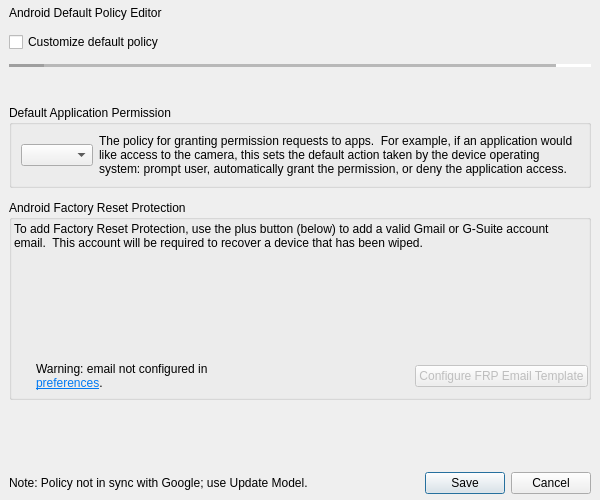
<?xml version="1.0" encoding="UTF-8"?>
<ui version="4.0">
 <class>AndroidDefaultPolicyEditorDlg</class>
 <widget class="QDialog" name="AndroidDefaultPolicyEditorDlg">
  <property name="windowModality">
   <enum>Qt::NonModal</enum>
  </property>
  <property name="geometry">
   <rect>
    <x>0</x>
    <y>0</y>
    <width>600</width>
    <height>500</height>
   </rect>
  </property>
  <property name="minimumSize">
   <size>
    <width>600</width>
    <height>300</height>
   </size>
  </property>
  <property name="windowTitle">
   <string>Android Default Policy Editor</string>
  </property>
  <layout class="QVBoxLayout" name="verticalLayout_2">
   <property name="spacing">
    <number>12</number>
   </property>
   <property name="leftMargin">
    <number>9</number>
   </property>
   <property name="topMargin">
    <number>6</number>
   </property>
   <property name="rightMargin">
    <number>9</number>
   </property>
   <property name="bottomMargin">
    <number>6</number>
   </property>
   <item>
    <widget class="QLabel" name="lSection_title_dialog">
     <property name="text">
      <string>Android Default Policy Editor</string>
     </property>
    </widget>
   </item>
   <item>
    <layout class="QHBoxLayout" name="horizontalLayout">
     <item>
      <widget class="QCheckBox" name="frm_chkbox_customizeDefaults">
       <property name="text">
        <string>Customize default policy</string>
       </property>
      </widget>
     </item>
     <item>
      <spacer name="horizontalSpacer">
       <property name="orientation">
        <enum>Qt::Horizontal</enum>
       </property>
       <property name="sizeHint" stdset="0">
        <size>
         <width>40</width>
         <height>20</height>
        </size>
       </property>
      </spacer>
     </item>
    </layout>
   </item>
   <item>
    <widget class="Line" name="line">
     <property name="lineWidth">
      <number>35</number>
     </property>
     <property name="midLineWidth">
      <number>7</number>
     </property>
     <property name="orientation">
      <enum>Qt::Horizontal</enum>
     </property>
    </widget>
   </item>
   <item>
    <widget class="QLabel" name="lTip_lbl_chkbox_customizeDefaults">
     <property name="text">
      <string/>
     </property>
     <property name="wordWrap">
      <bool>true</bool>
     </property>
     <property name="buddy">
      <cstring>frm_chkbox_customizeDefaults</cstring>
     </property>
    </widget>
   </item>
   <item>
    <widget class="QGroupBox" name="groupBox">
     <property name="sizePolicy">
      <sizepolicy hsizetype="Expanding" vsizetype="Preferred">
       <horstretch>0</horstretch>
       <verstretch>0</verstretch>
      </sizepolicy>
     </property>
     <property name="title">
      <string>Default Application Permission</string>
     </property>
     <layout class="QHBoxLayout" name="horizontalLayout_3">
      <item>
       <widget class="QComboBox" name="frm_defaultPermissionPolicy"/>
      </item>
      <item>
       <widget class="QLabel" name="lTip_desc_defaultPermissionPolicy">
        <property name="sizePolicy">
         <sizepolicy hsizetype="Expanding" vsizetype="Fixed">
          <horstretch>0</horstretch>
          <verstretch>0</verstretch>
         </sizepolicy>
        </property>
        <property name="text">
         <string>The policy for granting permission requests to apps.  For example, if an application would like access to the camera, this sets the default action taken by the device operating system: prompt user, automatically grant the permission, or deny the application access.</string>
        </property>
        <property name="textFormat">
         <enum>Qt::PlainText</enum>
        </property>
        <property name="alignment">
         <set>Qt::AlignLeading|Qt::AlignLeft|Qt::AlignTop</set>
        </property>
        <property name="wordWrap">
         <bool>true</bool>
        </property>
        <property name="textInteractionFlags">
         <set>Qt::TextBrowserInteraction</set>
        </property>
        <property name="buddy">
         <cstring>frm_defaultPermissionPolicy</cstring>
        </property>
       </widget>
      </item>
     </layout>
    </widget>
   </item>
   <item>
    <widget class="QGroupBox" name="groupBox_frpAdminEmails">
     <property name="sizePolicy">
      <sizepolicy hsizetype="Expanding" vsizetype="MinimumExpanding">
       <horstretch>0</horstretch>
       <verstretch>0</verstretch>
      </sizepolicy>
     </property>
     <property name="minimumSize">
      <size>
       <width>0</width>
       <height>200</height>
      </size>
     </property>
     <property name="title">
      <string>Android Factory Reset Protection</string>
     </property>
     <layout class="QGridLayout" name="gridLayout_4">
      <property name="leftMargin">
       <number>0</number>
      </property>
      <property name="topMargin">
       <number>0</number>
      </property>
      <property name="rightMargin">
       <number>0</number>
      </property>
      <property name="bottomMargin">
       <number>0</number>
      </property>
      <property name="verticalSpacing">
       <number>0</number>
      </property>
      <item row="0" column="0" rowspan="2">
       <widget class="QScrollArea" name="scroll_frpAdminEmails">
        <property name="styleSheet">
         <string notr="true">QScrollArea { background: transparent; }</string>
        </property>
        <property name="frameShape">
         <enum>QFrame::Box</enum>
        </property>
        <property name="frameShadow">
         <enum>QFrame::Sunken</enum>
        </property>
        <property name="horizontalScrollBarPolicy">
         <enum>Qt::ScrollBarAlwaysOff</enum>
        </property>
        <property name="widgetResizable">
         <bool>true</bool>
        </property>
        <widget class="QWidget" name="viewport_frpAdminEmails">
         <property name="geometry">
          <rect>
           <x>0</x>
           <y>0</y>
           <width>572</width>
           <height>113</height>
          </rect>
         </property>
         <property name="sizePolicy">
          <sizepolicy hsizetype="Ignored" vsizetype="Preferred">
           <horstretch>0</horstretch>
           <verstretch>0</verstretch>
          </sizepolicy>
         </property>
         <property name="styleSheet">
          <string notr="true">QWidget { background: transparent; }
QLineEdit{background: #fff;}</string>
         </property>
         <widget class="QLabel" name="lTip_desc_frpAdminEmails">
          <property name="geometry">
           <rect>
            <x>0</x>
            <y>0</y>
            <width>558</width>
            <height>32</height>
           </rect>
          </property>
          <property name="sizePolicy">
           <sizepolicy hsizetype="Expanding" vsizetype="Fixed">
            <horstretch>0</horstretch>
            <verstretch>0</verstretch>
           </sizepolicy>
          </property>
          <property name="text">
           <string>To add Factory Reset Protection, use the plus button (below) to add a valid Gmail or G-Suite account email.  This account will be required to recover a device that has been wiped.</string>
          </property>
          <property name="alignment">
           <set>Qt::AlignLeading|Qt::AlignLeft|Qt::AlignTop</set>
          </property>
          <property name="wordWrap">
           <bool>true</bool>
          </property>
          <property name="textInteractionFlags">
           <set>Qt::TextBrowserInteraction</set>
          </property>
         </widget>
        </widget>
       </widget>
      </item>
      <item row="2" column="0">
       <layout class="QHBoxLayout" name="hl_addEmail">
        <item>
         <widget class="QPushButton" name="btn_addFrpAdminEmail">
          <property name="sizePolicy">
           <sizepolicy hsizetype="Maximum" vsizetype="Maximum">
            <horstretch>0</horstretch>
            <verstretch>0</verstretch>
           </sizepolicy>
          </property>
          <property name="maximumSize">
           <size>
            <width>24</width>
            <height>24</height>
           </size>
          </property>
          <property name="toolTip">
           <string>Add a Factory Reset Protection email address.</string>
          </property>
          <property name="text">
           <string/>
          </property>
          <property name="icon">
           <iconset resource="Configurator/Configurator.qrc">
            <normaloff>:/assets/addpayload.png</normaloff>:/assets/addpayload.png</iconset>
          </property>
          <property name="iconSize">
           <size>
            <width>24</width>
            <height>24</height>
           </size>
          </property>
          <property name="flat">
           <bool>true</bool>
          </property>
         </widget>
        </item>
        <item>
         <widget class="QLabel" name="lTip_emailNotConfigured">
          <property name="sizePolicy">
           <sizepolicy hsizetype="Expanding" vsizetype="Fixed">
            <horstretch>0</horstretch>
            <verstretch>0</verstretch>
           </sizepolicy>
          </property>
          <property name="styleSheet">
           <string notr="true">[objectName^=&quot;lTip&quot;]{color:#fc0006;}</string>
          </property>
          <property name="text">
           <string>&lt;html&gt;&lt;head/&gt;&lt;body&gt;&lt;p&gt;Warning: email not configured in &lt;a href=&quot;#&quot;&gt;&lt;span style=&quot; text-decoration: underline; color:#007af4;&quot;&gt;preferences&lt;/span&gt;&lt;/a&gt;.&lt;/p&gt;&lt;/body&gt;&lt;/html&gt;</string>
          </property>
          <property name="textFormat">
           <enum>Qt::RichText</enum>
          </property>
          <property name="wordWrap">
           <bool>true</bool>
          </property>
          <property name="textInteractionFlags">
           <set>Qt::TextBrowserInteraction</set>
          </property>
         </widget>
        </item>
        <item>
         <spacer name="hs_emailNotConfigured">
          <property name="orientation">
           <enum>Qt::Horizontal</enum>
          </property>
          <property name="sizeHint" stdset="0">
           <size>
            <width>1</width>
            <height>20</height>
           </size>
          </property>
         </spacer>
        </item>
        <item>
         <widget class="QPushButton" name="btn_configureFRPEmailTemplate">
          <property name="enabled">
           <bool>false</bool>
          </property>
          <property name="text">
           <string>Configure FRP Email Template</string>
          </property>
         </widget>
        </item>
       </layout>
      </item>
     </layout>
    </widget>
   </item>
   <item>
    <layout class="QGridLayout" name="gl_googleCompliance">
     <property name="leftMargin">
      <number>0</number>
     </property>
     <property name="topMargin">
      <number>0</number>
     </property>
     <property name="rightMargin">
      <number>0</number>
     </property>
     <property name="bottomMargin">
      <number>0</number>
     </property>
     <property name="verticalSpacing">
      <number>0</number>
     </property>
     <item row="0" column="0" colspan="2">
      <widget class="GoogleDeviceComplianceWidget" name="googleDeviceComplianceWidget" native="true">
       <property name="sizePolicy">
        <sizepolicy hsizetype="Expanding" vsizetype="MinimumExpanding">
         <horstretch>0</horstretch>
         <verstretch>0</verstretch>
        </sizepolicy>
       </property>
      </widget>
     </item>
    </layout>
   </item>
   <item>
    <spacer name="verticalSpacer">
     <property name="orientation">
      <enum>Qt::Vertical</enum>
     </property>
     <property name="sizeHint" stdset="0">
      <size>
       <width>20</width>
       <height>40</height>
      </size>
     </property>
    </spacer>
   </item>
   <item>
    <layout class="QHBoxLayout" name="buttonBoxLayout">
     <property name="sizeConstraint">
      <enum>QLayout::SetNoConstraint</enum>
     </property>
     <item>
      <widget class="QLabel" name="lTip_info_syncedWithGoogle">
       <property name="sizePolicy">
        <sizepolicy hsizetype="Maximum" vsizetype="Fixed">
         <horstretch>0</horstretch>
         <verstretch>0</verstretch>
        </sizepolicy>
       </property>
       <property name="text">
        <string>Note: Policy not in sync with Google; use Update Model.</string>
       </property>
       <property name="wordWrap">
        <bool>false</bool>
       </property>
      </widget>
     </item>
     <item>
      <widget class="QDialogButtonBox" name="frm_buttonBox">
       <property name="sizePolicy">
        <sizepolicy hsizetype="Minimum" vsizetype="Fixed">
         <horstretch>0</horstretch>
         <verstretch>0</verstretch>
        </sizepolicy>
       </property>
       <property name="toolTip">
        <string/>
       </property>
       <property name="standardButtons">
        <set>QDialogButtonBox::Cancel|QDialogButtonBox::Save</set>
       </property>
      </widget>
     </item>
    </layout>
   </item>
  </layout>
  <action name="actionRefreshTokenData">
   <property name="text">
    <string>RefreshTokenData</string>
   </property>
   <property name="shortcut">
    <string>Ctrl+R</string>
   </property>
  </action>
 </widget>
 <customwidgets>
  <customwidget>
   <class>GoogleDeviceComplianceWidget</class>
   <extends>QWidget</extends>
   <header>FWAdminLib/PolicyEditor/GooglePolicyEditor/GoogleDeviceComplianceWidget.h</header>
  </customwidget>
 </customwidgets>
  <resources>
  <include location="Configurator/Configurator.qrc"/>
 </resources>
 <connections/>
</ui>
